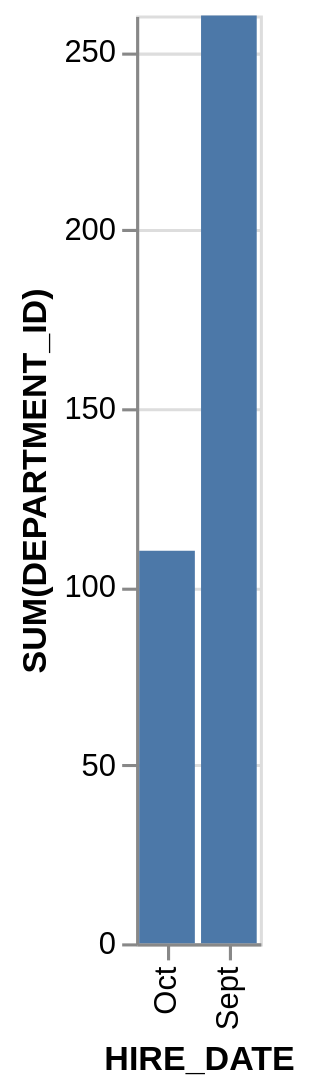

Write a Vega-Lite specification for this figure.
### Vega-Lite specification from a JSON file in a GitHub repository (floating-point values rounded to 4 significant figures)
{"data": {"values": [{"x_data": "Oct", "y_data": 110}, {"x_data": "Sept", "y_data": 260}]}, "mark": "bar", "encoding": {"x": {"field": "x_data", "type": "nominal", "title": "HIRE_DATE", "sort": {"op": "sum", "field": "y_data", "order": "ascending"}}, "y": {"field": "y_data", "type": "quantitative", "title": "SUM(DEPARTMENT_ID)"}}}
